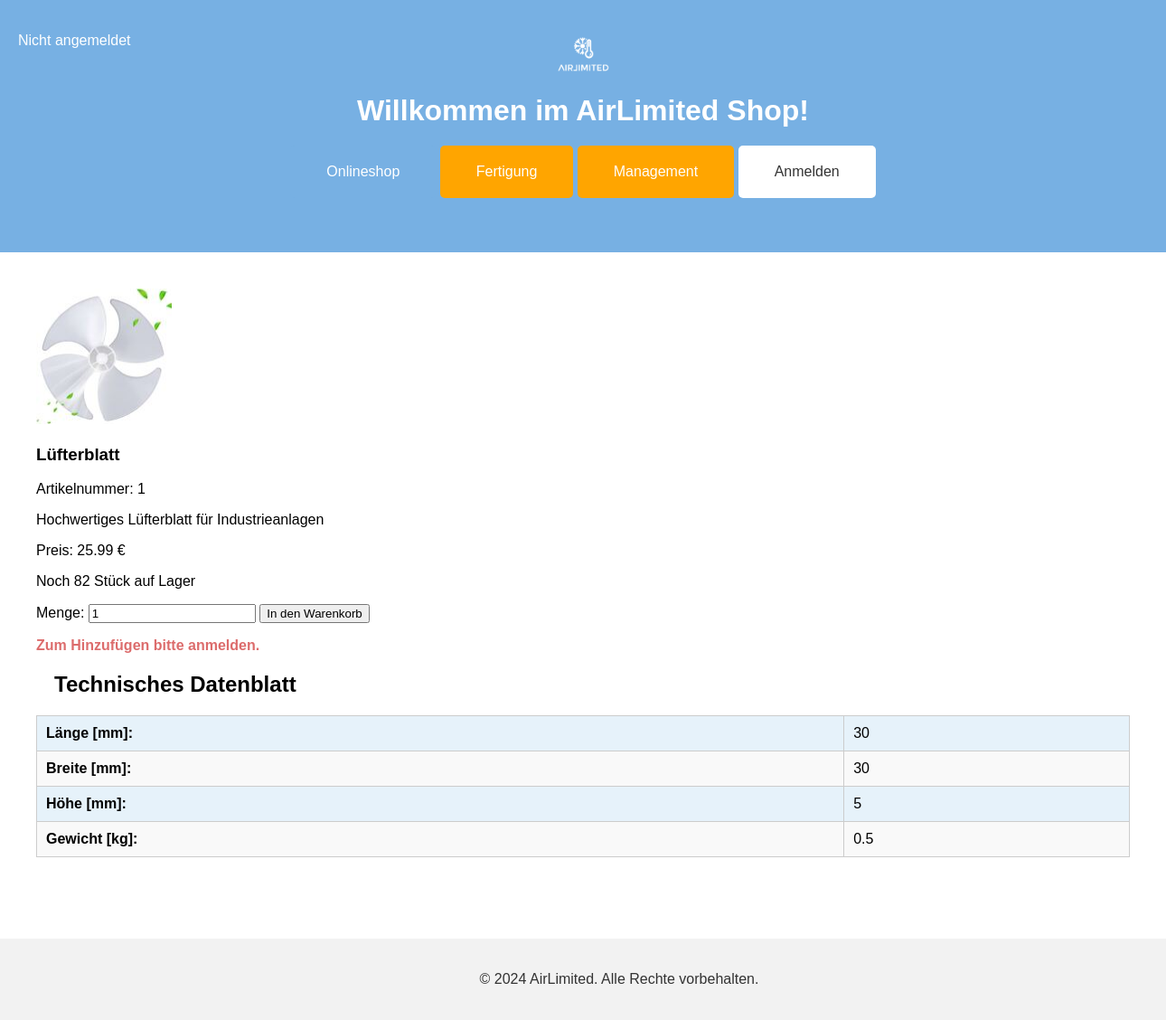
The page /sku_details.php on the database as committed earlier.
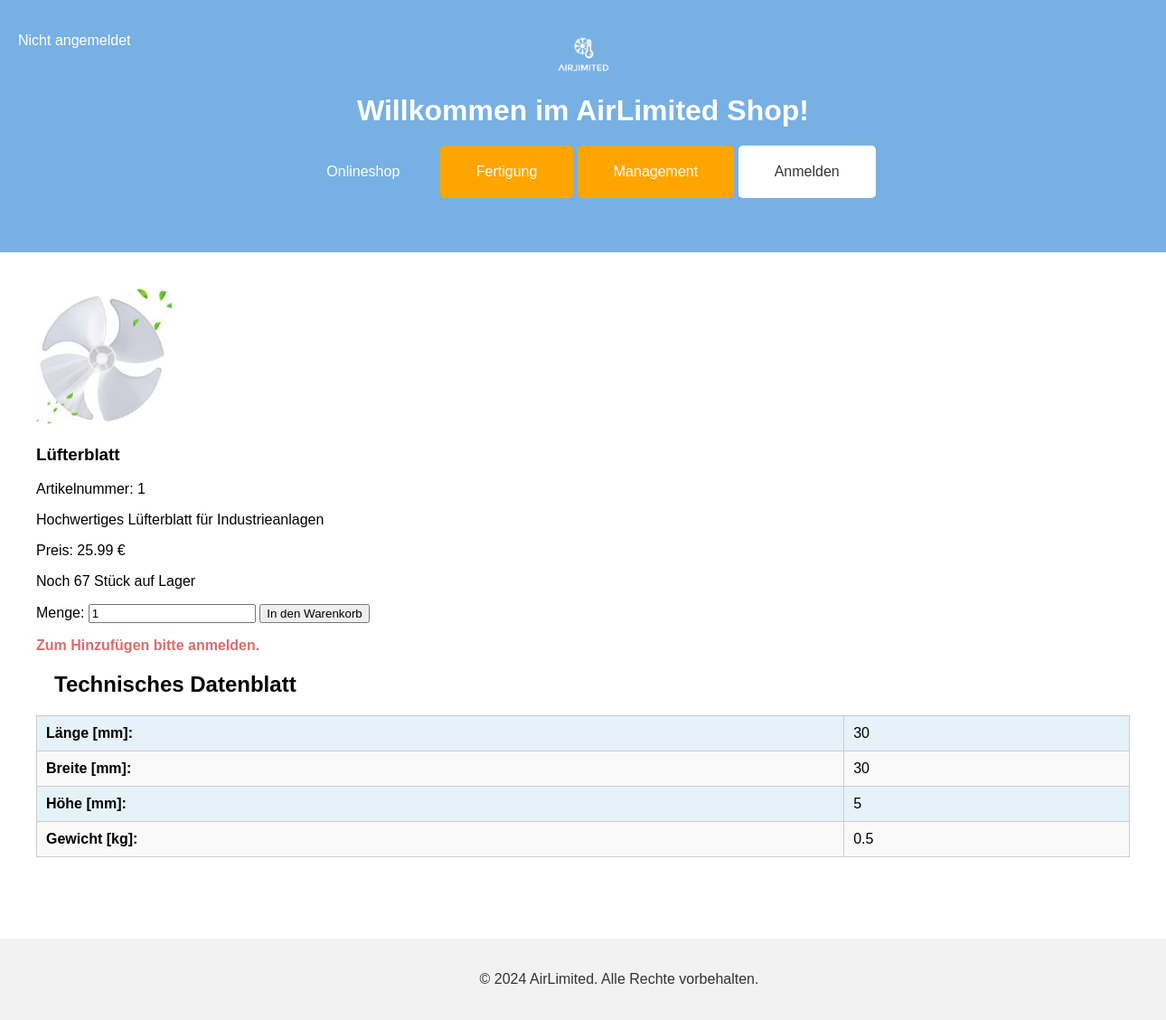
The same page on the database as committed later.
### tables this page shows
CREATE TABLE IF NOT EXISTS `sind_in` (
  `LagerNr` int(11) NOT NULL,
  `SKUNr` int(11) NOT NULL,
  `Bestand` int(11) DEFAULT NULL,
  PRIMARY KEY (`LagerNr`,`SKUNr`),
  KEY `sind_in SKUNr` (`SKUNr`),
  CONSTRAINT `sind_in LagerNr` FOREIGN KEY (`LagerNr`) REFERENCES `lager` (`LagerNr`) ON DELETE NO ACTION ON UPDATE NO ACTION,
  CONSTRAINT `sind_in SKUNr` FOREIGN KEY (`SKUNr`) REFERENCES `sku` (`SKUNr`) ON DELETE NO ACTION ON UPDATE NO ACTION
);

CREATE TABLE IF NOT EXISTS `sku` (
  `SKUNr` int(11) NOT NULL AUTO_INCREMENT,
  `Name` varchar(20) NOT NULL,
  `Standardlosgroeße` int(11) NOT NULL DEFAULT 0,
  `Laenge` float DEFAULT NULL,
  `Breite` float DEFAULT NULL,
  `Hoehe` float DEFAULT NULL,
  `Gewicht` float DEFAULT NULL,
  `Beschreibung` varchar(200) DEFAULT NULL,
  `Preis` float DEFAULT NULL,
  `Foto` varchar(50) DEFAULT NULL,
  `Art` varchar(50) DEFAULT NULL,
  `Fertigungsanweisungen` varchar(50) DEFAULT NULL,
  `FertigungsNr` int(11) DEFAULT NULL,
  `LagerNr` int(11) DEFAULT NULL,
  PRIMARY KEY (`SKUNr`),
  KEY `FertigungsNr` (`FertigungsNr`),
  KEY `Lagerstandort` (`LagerNr`),
  CONSTRAINT `sku FertigungsNr` FOREIGN KEY (`FertigungsNr`) REFERENCES `fertigung` (`FertigungsNr`) ON DELETE NO ACTION ON UPDATE NO ACTION,
  CONSTRAINT `sku LagerNr` FOREIGN KEY (`LagerNr`) REFERENCES `lager` (`LagerNr`) ON DELETE NO ACTION ON UPDATE NO ACTION
);

### db_class.php (called while the page is built, shortened)
<?php
class DBConnector
{
	private $database = null;
	public function connect()
	{
		$this->database = mysqli_connect(DB_HOST, DB_USER, DB_PASSWORD) or die('Verbindung schlug fehl: '.mysqli_error($this->database));
		mysqli_select_db($this->database, DB_NAME) or die('Verbindung schlug fehl: '.mysqli_error($this->database));
		mysqli_query($this->database, "SET CHARSET 'utf8'") or die('Verbindung schlug fehl: '.mysqli_error($this->database));
		mysqli_query($this->database, "SET NAMES 'UTF8'") or die('Verbindung schlug fehl: '.mysqli_error($this->database));
	}
	static public function fetchEntity($QueryResult)
	{
		return mysqli_fetch_object($QueryResult);
	}
	static public function fetchEntityArray($QueryResult)
	{
		$result = array();
		while( $item = DBConnector::fetchEntity($QueryResult) )
			$result[] = $item;
		return $result;
	}
	public function query($Query)
	{
		$result = mysqli_query($this->database, $Query);
		return $result;
	}
	public function getEntityArray($Query)
	{
		$result = $this->query($Query);
		if( $result )
			return $this->fetchEntityArray($result);
		else
			return false;
	}
}
?>

### sku_details.php (the view, shortened to what the changed rows need)
<?php
    if (isset($_GET['sku'])) {
        $sku = htmlspecialchars($_GET['sku']);
    } else {
        $sku = 1;
    }
    require_once "db_class.php";
    $DBServer   = 'localhost';
	$DBHost     = 'airlimited';
	$DBUser     = 'root';
	$DBPassword = '';
	$db = new DBConnector($DBServer, $DBHost, $DBUser, $DBPassword);
	$db->connect();
    $query = 'SELECT `Name`, sku.`SKUNr`, `Foto`, `Preis` , `Laenge`,  `Breite`,
                `Hoehe`,  `Gewicht`,  `Beschreibung`, sind_in.Bestand ';
    $query .= 'FROM `airlimited`.`sku` ';
    $query .= 'LEFT JOIN sind_in ON sku.SKUNr = sind_in.SKUNr ';
    $query .= 'WHERE sku.`SKUNr` = '. $sku . ' ';
    $query .= 'LIMIT 1000;';
    $result = $db->getEntityArray($query);
    $skuDB = $result[0];
    if (isset($userType) and isset($userID)) {
        if ($userType == 'servicepartner' or $userType == 'lager' ) {
            if (isset($_POST['quantity'])) {
                if ($userType == 'servicepartner') {
                    $sql = 'INSERT INTO `warenkorb` (`ServicepartnerNr`, `SKUNr`, `Menge`) ';
                    $sql .= 'VALUES ('. $userID .' , '. $sku .', '. $_POST['quantity'] .');';
                } elseif ($userType == 'lager') {
                    $sql = 'INSERT INTO `warenkorb` ( `LagerNr`, `SKUNr`, `Menge`) ';
                    $sql .= 'VALUES ('. $userID .' , '. $sku .', '. $_POST['quantity'] .');';
                }
                $input = $db->query($sql);
                $feedback = $skuDB->Name .' wurde '. $_POST['quantity'] .' mal in den Warenkorb gelegt.';
            }
        } else {
            $feedback = 'Zum Hinzufügen bitte als Servicepartner oder Lager anmelden.';
        }
    } else {
        $feedback = 'Zum Hinzufügen bitte anmelden.';
    }
?>
<!DOCTYPE html>
<html lang="de">
<head>
    <link rel="stylesheet" href="styles.css">
</head>
<body>
   <header>
        <h1>Willkommen im AirLimited Shop!</h1>
    </header>
    <main>
        <div class="product-content">
            <div class="product">
                <div class="product-details">
                    <?php
                        echo '
                            <h3>'. $skuDB->Name .'</h3>
                            <p>Artikelnummer: '. $skuDB->SKUNr .'</p>
                            <p>'. $skuDB->Beschreibung .'</p>
                            <p class="price">Preis: '. $skuDB->Preis .' €</p>
                            <p>Noch '. $skuDB->Bestand .' Stück auf Lager</p>
                        ';
                    ?>
                    <form action="#" class="order-form" method="POST">
                        <label for="quantity">Menge:</label>
                        <input type="number" id="quantity" name="quantity" min="1" value="1">
                        <button type="submit">In den Warenkorb</button>
                        <?php
                            if (isset($feedback)) {
                                echo '<p class = "feedback">'. $feedback .'</p>';
                            }
                        ?>
                    </form>
                </div>
            </div>
            <div class="product-details-container">
                <?php
                    echo '
                        <h2>Technisches Datenblatt</h2>
                        <table>
                            <tr>
                                <td>Länge [mm]:</td>
                                <td>'. $skuDB->Laenge .'</td>
                            </tr>
                            <tr>
                                <td>Breite [mm]:</td>
                                <td>'. $skuDB->Breite .'</td>
                            </tr>
                            <tr>
                                <td>Höhe [mm]:</td>
                                <td>'. $skuDB->Hoehe .'</td>
                            </tr>
                            <tr>
                                <td>Gewicht [kg]:</td>
                                <td>'. $skuDB->Gewicht .'</td>
                            </tr>
                        </table>
                    ';
                ?>
            </div>
        </div>
    </main>
</body>
</html>

Rows that differ between the two databases and show on the page:
changed sind_in "Lüfterblatt": Bestand "82" → "67"
